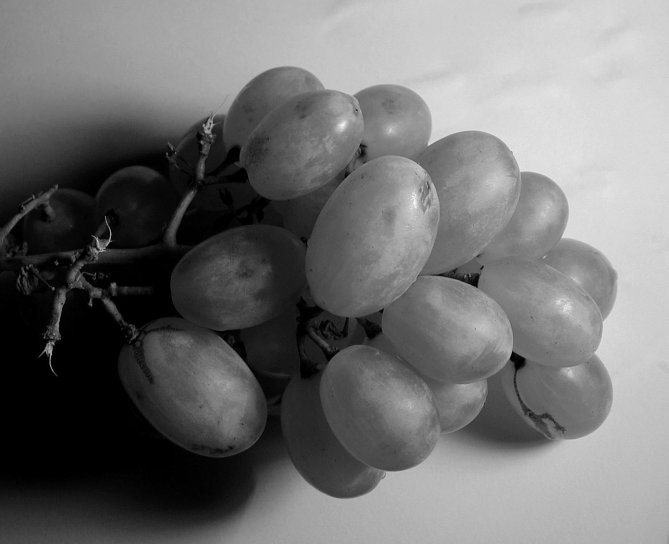
#> input picture RotateSerial/images/uva.jpg, 669 x 544 px, found by its file name
$ python rotateSerial.py
#> lines starting #> are read from the running program, lines starting #| are printed output that depends on the picture
from cmath import cos,sin
from hmac import new
from math import floor, modf, pi
import math
from operator import index, mod
from xml.etree.ElementTree import tostring
import matplotlib.pyplot as plt
import matplotlib.image as mpimg
import numpy as np
from PIL import Image, ImageOps


# As of 17 Oct, matplotlib does not work on 3.10 or above.


def draw_rectangle(image, width, height):
    for y in range(0,height):
        for x in range(0,width):
            x_geometry = 1.0*x/width
            y_geometry = 1.0*y/height
            value = x_geometry > 0.25 and x_geometry < 0.75 and y_geometry > 0.25 and y_geometry < 0.75
            image[y*width + x] = value


def rotateScatter(A,angle, width, height):
    cosine_of_angle = cos(angle)
    sin_of_angle = sin(angle)
    newA = np.array([0]*len(A),np.uint8)
    for i in range(0,len(A)):
        x = int(i % width)
        y = int(i / height)

        new_x = cosine_of_angle * x - sin_of_angle * y
        new_y = sin_of_angle * x + cosine_of_angle * y
        new_x = new_x.real
        new_y = new_y.real

        new_x = round(new_x)
        new_y = round(new_y)


        if new_x < width and new_x >= 0 and new_y >= 0 and new_y < height:
            idx = new_y * width + new_x
            newA[idx] = A[i]

    return newA

def rotateGather(A,angle):
    cosine_of_angle = cos(angle)
    sin_of_angle = sin(angle)
    newA = np.array([0]*len(A))
    for i in range(0,len(newA)):
        x = int(i % n)
        y = int(i / n)

        new_x = cosine_of_angle * x + sin_of_angle * y
        new_y = -sin_of_angle * x + cosine_of_angle * y
        new_x = new_x.real
        new_y = new_y.real

        new_x = round(new_x)
        new_y = round(new_y)

        if new_x < n and new_x >= 0 and new_y >= 0 and new_y < n:
            idx = new_y * n + new_x
            newA[i] = A[idx]

    return newA

# n = 50
# dims_tuple =(2000, 1303)
angle = math.pi/180
# image = np.array([0]*2500)
# draw_rectangle(image,50,50)

# Import grayscale image.
# image = Image.open('Roberts-Claude-Shannon-1.jpg')
image = Image.open('uva.jpg')
#> image is the input picture: PIL image 669x544 RGB; min 0, max 249, mean 112.9

# Save original image.
image.save("original_image.png")

#Transform image into numpy array.
image = np.asarray(image)
#Some info about the array
print("Some information regarding the numpy array of the image:",
      "\nType:" ,image.dtype, "\nShape:",image.shape, "\nStrides:",image.strides)
#| Some information regarding the numpy array of the image:
#| Type: uint8
#| Shape: (544, 669, 3)
#| Strides: (2007, 3, 1)

# print(image)


modfied_image_array = np.zeros((image.shape[0], image.shape[1]))
for i in range(0,image.shape[0]):
    for j in range(0,image.shape[1]):
        modfied_image_array[i][j] = image[i][j][0]
# image = np.reshape(image,dims_tuple)
# print(modfied_image_array)
modfied_image_array = modfied_image_array.flatten()

# for i in range(0,len(modfied_image_array)):
#     print(modfied_image_array[i],"\n")


rotatedimage = rotateScatter(modfied_image_array,angle,image.shape[0],image.shape[1])
#> the loop in rotateScatter, `for i in range(0,len(A)):` made 363936 passes
#> (new_y, idx) on passes 1 to 12: (0, 0), (0, 1), (0, 2), (0, 3), (0, 4), (0, 5), (0, 6), (0, 7), (0, 8), (0, 9), (0, 10), (0, 11)

for i in range(0,len(rotatedimage)):
    print(i,rotatedimage[i],"\n")
#> this loop made 363936 passes
#| 0 207
#| 1 207
#| 2 207
#| 3 206
#| 4 206
#| 5 206
#| 6 205
#| 7 205
#> (further printed lines are left out)

# print(rotatedimage)


# # print(rotatedimage)
rotatedimage.shape = (544,669)

print(rotatedimage)

pilimage = Image.fromarray(rotatedimage)
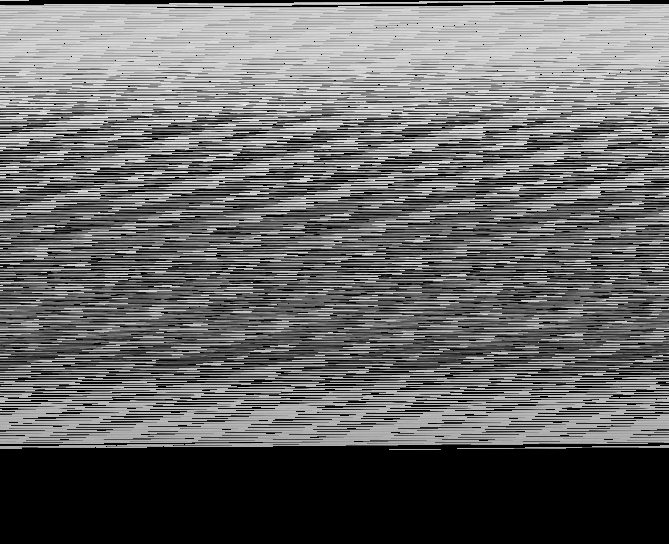
#> pilimage: PIL image 669x544 L; min 0, max 249, mean 103.3
pilimage.save("scatterRotate_image.png")

# [32 lines of commented-out code are left out]
